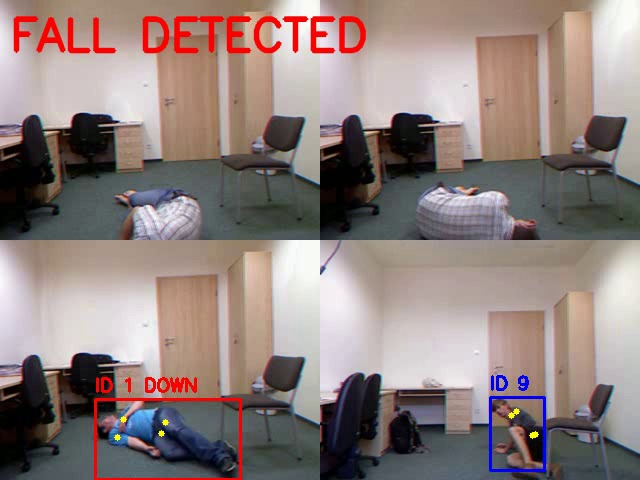
#> input picture paper/figures/fig3_multi.png, 640 x 480 px, given in place of s13_image4.png, which was not available
$ python make_figures.py
#> lines starting #> are read from the running program, lines starting #| are printed output that depends on the picture
"""Builds the paper's figures from the project's own results and screenshots."""
import matplotlib

matplotlib.use("Agg")
import matplotlib.pyplot as plt
from matplotlib.patches import FancyBboxPatch
from PIL import Image

plt.rcParams.update({"font.family": "Times New Roman", "font.size": 8, "axes.linewidth": 0.6})
DARK, MID, LIGHT, ACCENT = "#1f3a5f", "#5b7aa6", "#dde5f0", "#b3261e"
W = 3.45  # IEEE column width in inches


def box(ax, x, y, w, h, title, sub, fill, text="white"):
    ax.add_patch(FancyBboxPatch((x, y), w, h, boxstyle="round,pad=0.02,rounding_size=0.06",
                                fc=fill, ec="none"))
    ax.text(x + w / 2, y + h * 0.63, title, ha="center", va="center", color=text,
            fontsize=7.5, fontweight="bold")
    ax.text(x + w / 2, y + h * 0.28, sub, ha="center", va="center", color=text, fontsize=5.6)


def arrow(ax, x1, y1, x2, y2):
    ax.annotate("", xy=(x2, y2), xytext=(x1, y1),
                arrowprops=dict(arrowstyle="-|>", lw=0.8, color="#333333", mutation_scale=7))


# Fig. 1: architecture
fig, ax = plt.subplots(figsize=(W, 3.4))
ax.set_xlim(0, 10)
ax.set_ylim(1.9, 11.2)
ax.axis("off")
bw, bh = 4.3, 1.15
left, right = 0.25, 5.45
rows = [9.9, 8.3, 6.7, 5.1]
box(ax, left, rows[0], bw, bh, "CCTV cameras", "files or RTSP, one place each", DARK)
box(ax, right, rows[0], bw, bh, "Camera worker", "one thread and model per feed", DARK)
box(ax, right, rows[1], bw, bh, "YOLO11s-pose", "boxes and 17 keypoints", DARK)
box(ax, left, rows[1], bw, bh, "ByteTrack", "one ID per person", DARK)
box(ax, left, rows[2], bw, bh, "Fall decision", "torso angle, height drop, timers", ACCENT)
box(ax, right, rows[2], bw, bh, "Temporal network", "optional, 2 s of keypoints", MID)
box(ax, left, rows[3], bw, bh, "Alert store (SQLite)", "photo, place, status, repeats", ACCENT)
box(ax, right, rows[3], bw, bh, "Flask server", "dashboard, signed-token API", DARK)
outs = [(left, "Android app", "push via FCM, staff respond"),
        (right, "Telegram", "backup copy with photo")]
for x, t, sub in outs:
    box(ax, x, 3.0, bw, 1.15, t, sub, LIGHT, text="#1a1a1a")
arrow(ax, left + bw, rows[0] + bh / 2, right, rows[0] + bh / 2)
arrow(ax, right + bw / 2, rows[0], right + bw / 2, rows[1] + bh)
arrow(ax, right, rows[1] + bh / 2, left + bw, rows[1] + bh / 2)
arrow(ax, left + bw / 2, rows[1], left + bw / 2, rows[2] + bh)
arrow(ax, right, rows[2] + bh / 2, left + bw, rows[2] + bh / 2)
arrow(ax, left + bw / 2, rows[2], left + bw / 2, rows[3] + bh)
arrow(ax, left + bw, rows[3] + bh / 2, right, rows[3] + bh / 2)
arrow(ax, left + bw / 2, rows[3], left + bw / 2, 3.0 + 1.15)
arrow(ax, left + bw * 0.85, rows[3], right + bw / 2, 3.0 + 1.15)
ax.text(5, 2.25, "The phone reaches the server through a Cloudflare tunnel.", ha="center",
        fontsize=6.5, color="#444444", style="italic")
fig.savefig("fig1_architecture.png", dpi=400, bbox_inches="tight", pad_inches=0.02)
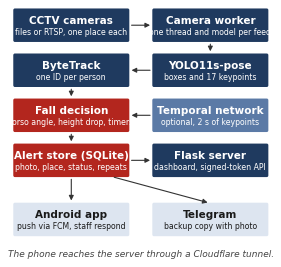
#> figure drawn by matplotlib, 1 panel
plt.close(fig)

# Fig. 2: dashboard screenshot, cropped to the camera grid and alert panel
shot = Image.open("media/s13_image4.png").convert("RGB")
#> shot is the input picture: PIL image 640x480 RGB; mean R, G, B 143.1, 127.9, 124.9
top, bottom = shot.crop((0, 70, 1112, 185)), shot.crop((0, 462, 1112, 750))
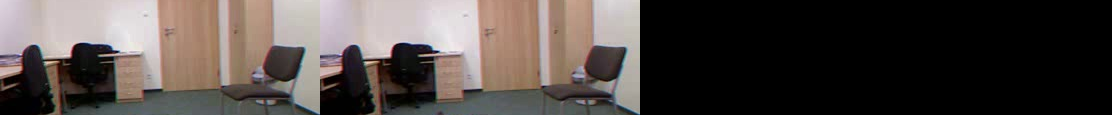
#> top: PIL image 1112x115 RGB; mean R, G, B 79.8, 72.2, 69
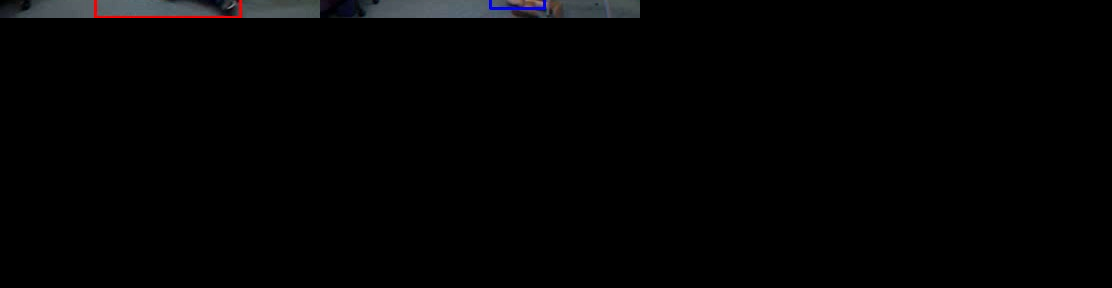
#> bottom: PIL image 1112x288 RGB; mean R, G, B 2.6, 2.6, 2.9
out = Image.new("RGB", (1112, top.height + bottom.height + 8), "#0d1117")
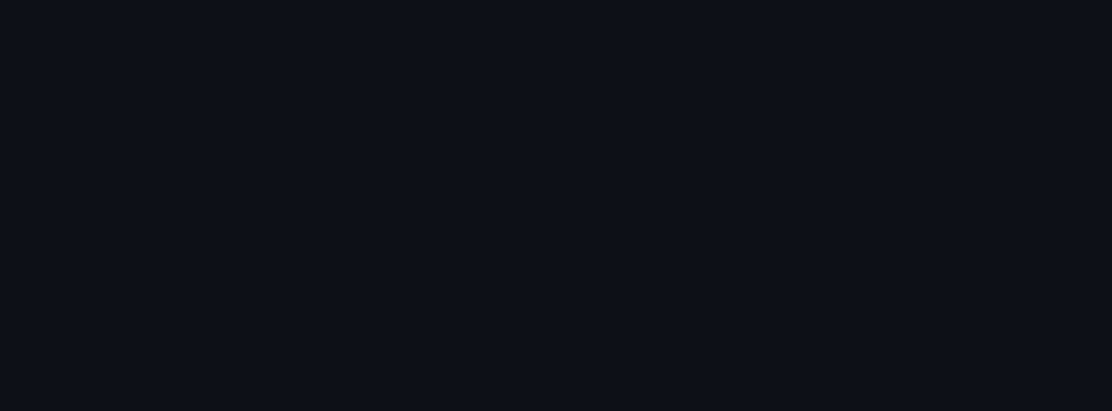
#> out: PIL image 1112x411 RGB; mean R, G, B 13, 17, 23
out.paste(top, (0, 0))
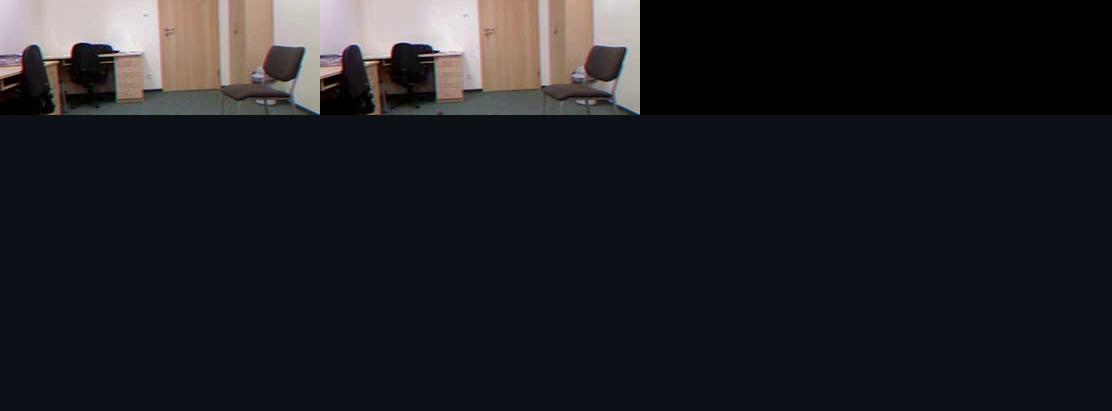
#> out: PIL image 1112x411 RGB; mean R, G, B 31.7, 32.4, 35.9
out.paste(bottom, (0, top.height + 8))
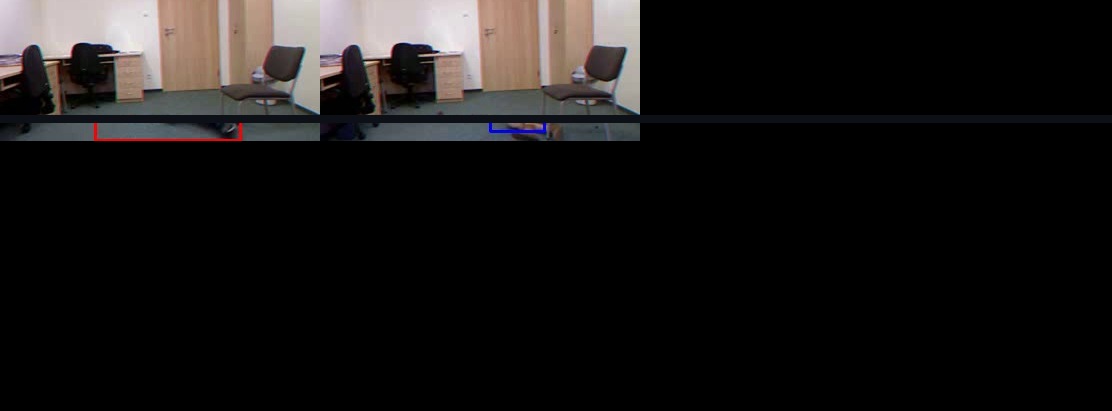
#> out: PIL image 1112x411 RGB; mean R, G, B 24.4, 22.3, 21.8
out.save("fig2_dashboard.png")

# Fig. 3: Telegram alert and multi-person composite
Image.open("media/s14_image7.jpg").convert("RGB").save("fig3_multi.png")

# Fig. 4: held-out results (from results.json, results_pose.json, results_realtime.json, results_learned.json)
names = ["Prototype", "Rules,\nevery frame", "Rules,\n7.5 fps", "Network,\n7.5 fps"]
caught = [9, 15, 11, 14]
false = [6, 1, 1, 6]
fig, ax = plt.subplots(figsize=(W, 2.0))
x = range(len(names))
b1 = ax.bar([i - 0.19 for i in x], [c / 15 * 100 for c in caught], 0.36, color=DARK, label="Falls caught (of 15)")
b2 = ax.bar([i + 0.19 for i in x], [f / 20 * 100 for f in false], 0.36, color=ACCENT, label="False alarms (of 20)")
for bars, counts in ((b1, caught), (b2, false)):
    for bar, n in zip(bars, counts):
        ax.text(bar.get_x() + bar.get_width() / 2, bar.get_height() + 2, str(n), ha="center", fontsize=7)
ax.set_xticks(list(x))
ax.set_xticklabels(names)
ax.set_ylabel("Clips (%)")
ax.set_ylim(0, 115)
ax.spines[["top", "right"]].set_visible(False)
ax.yaxis.grid(True, lw=0.4, color="#dddddd")
ax.set_axisbelow(True)
ax.legend(frameon=False, fontsize=7, ncol=2, loc="upper center", bbox_to_anchor=(0.5, 1.13))
fig.savefig("fig4_results.png", dpi=400, bbox_inches="tight", pad_inches=0.02)
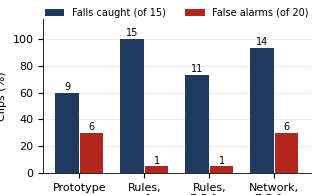
#> figure drawn by matplotlib, 1 panel; tallest bar 100 high, from x = 0.63 to 0.99
plt.close(fig)

# Fig. 5: six-camera throughput by PyTorch threads per camera (45 s runs, unpaced)
labels = ["Default", "4", "2", "1"]
fps = [4.4, 5.0, 4.7, 4.1]
p99 = [359, 250, 265, 406]
fig, ax = plt.subplots(figsize=(W, 1.75))
bars = ax.bar(labels, fps, 0.5, color=DARK)
for bar, v in zip(bars, fps):
    ax.text(bar.get_x() + bar.get_width() / 2, v / 2, f"{v:.1f}", ha="center", va="center",
            fontsize=7.5, color="white", fontweight="bold")
ax.set_ylabel("Frames/s per camera")
ax.set_xlabel("PyTorch threads per camera")
ax.set_ylim(0, 6.2)
ax.spines[["top", "right"]].set_visible(False)
ax2 = ax.twinx()
ax2.plot(labels, p99, color=ACCENT, marker="o", ms=3.5, lw=1)
ax2.set_ylabel("99th percentile gap (ms)", color=ACCENT)
ax2.set_ylim(0, 480)
ax2.tick_params(axis="y", colors=ACCENT)
ax2.spines[["top"]].set_visible(False)
fig.savefig("fig5_speed.png", dpi=400, bbox_inches="tight", pad_inches=0.02)
plt.close(fig)
print("figures written")
